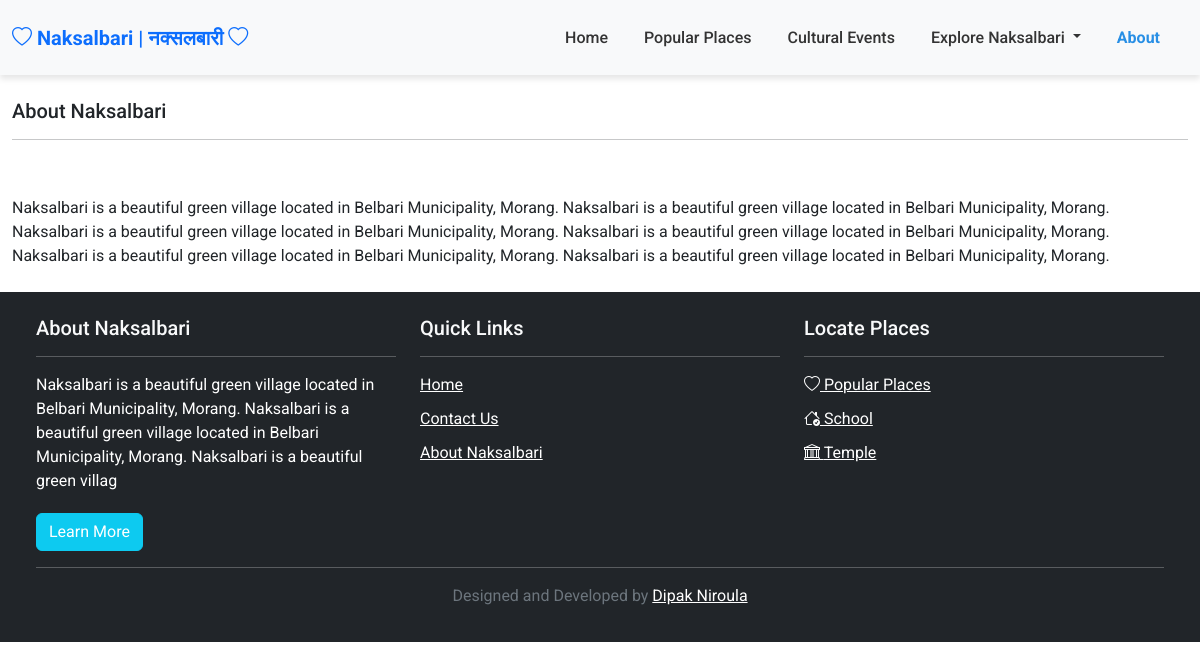
/about/, run on an earlier commit of the app's database.
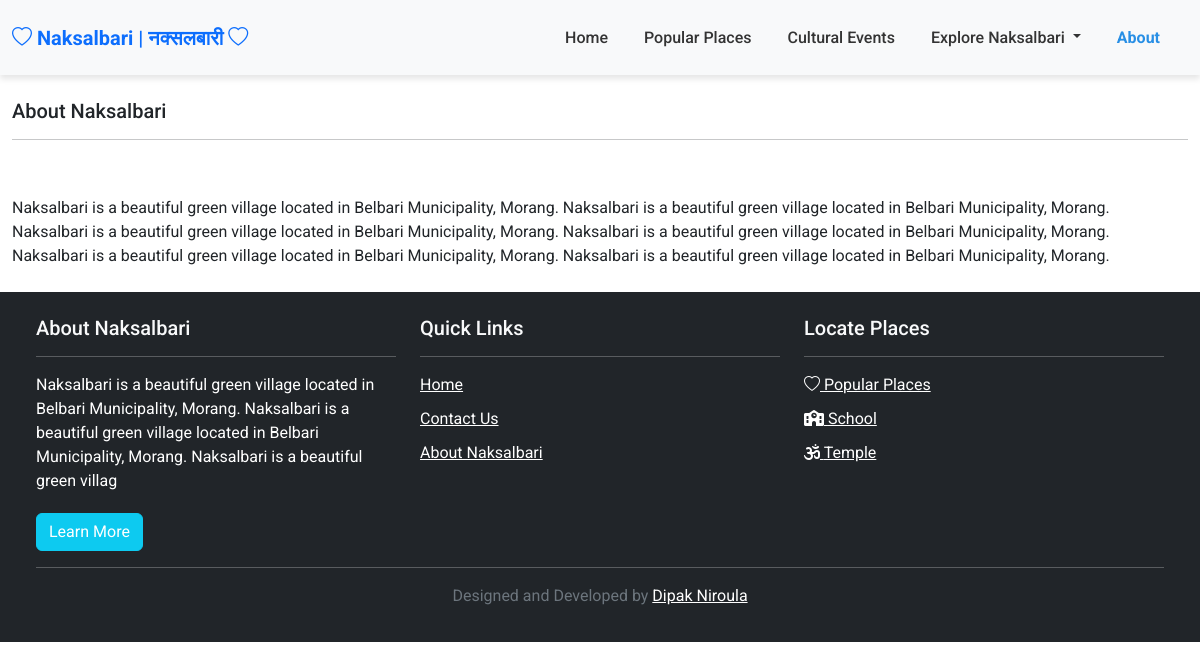
And on a later commit of the database.
### website/models.py (models this page shows, shortened)
class AbstractModel(models.Model):
    created_at = models.DateTimeField(auto_now_add=True)
    updated_at = models.DateTimeField(auto_now=True)
    is_active = models.BooleanField(default=True)
    class Meta:
        abstract = True

class PlaceCategory(AbstractModel):
    name = models.CharField(max_length=64)
    slug = models.SlugField(max_length=128)
    icon = models.CharField(max_length=64)
    image = models.ImageField(upload_to="category/", null=True, blank=True)
    description = models.TextField(blank=True)

### website/views/client_views.py (the view)
# urls.py: path("about/", client_views.AboutView.as_view(), name="about"),
class AboutView(ClientMixin, generic.TemplateView):
    template_name = "clienttemplates/about.html"

### website/views/client_views.py (called while the page is built)
    def get_context_data(self, **kwargs):
        context = super().get_context_data(**kwargs)
        context["site_info"] = SiteInfo.objects.filter(is_active=True).order_by("version").last()
        context["place_categories"] = PlaceCategory.objects.filter(is_active=True)
        return context

### templates/clienttemplates/about.html (shortened to what this page needs)
{% extends "clienttemplates/base.html" %}
{% block about %}active{% endblock %}
{% block content %}
    <section class="mt-4">
        <div class="row">
            <div class="col-md-12">
                <h5 class="text-dark">About {{ site_info.name }}</h5>
                <hr>
                <div class="mt-3">
                    <p>{{ site_info.description|safe }}</p>
                </div>
            </div>
        </div>
    </section>
{% endblock %}

### templates/clienttemplates/base.html (shortened to what the changed rows need)
{% load static %}
<!DOCTYPE html>
<html lang="en">
<head>
    <link href="https://cdn.jsdelivr.net/npm/bootstrap@5.3.3/dist/css/bootstrap.min.css" rel="stylesheet">
    <link rel="stylesheet" href="https://cdn.jsdelivr.net/npm/bootstrap-icons@1.11.3/font/bootstrap-icons.css">
    <link rel="stylesheet" href="https://cdnjs.cloudflare.com/ajax/libs/font-awesome/6.6.0/css/all.min.css">
    <link rel="stylesheet" href="{% static 'clientstatic/style.css' %}">
</head>
<body>
<footer class="bg-dark text-white py-4 px-4 mt-auto">
    <div class="container-fluid">
        <div class="row">
            <div class="col-md-4">
                <ul class="list-unstyled">
                    {% for category in place_categories %}
                        <li>
                            <a class="text-white" href="{% url 'website:categorizedplacelist' category.slug %}">
                                <i class="{{ category.icon }}"></i>
                                {{ category.name }}
                            </a>
                        </li>
                    {% endfor %}
                </ul>
            </div>
        </div>
    </div>
</footer>
</body>
</html>

What changed in the data, as far as the page shows it:
changed PlaceCategory "School": icon "bi bi-house-check" → "fa fa-school" (drawn)
changed PlaceCategory "Temple": icon "bi bi-bank" → "fa fa-om" (drawn)
